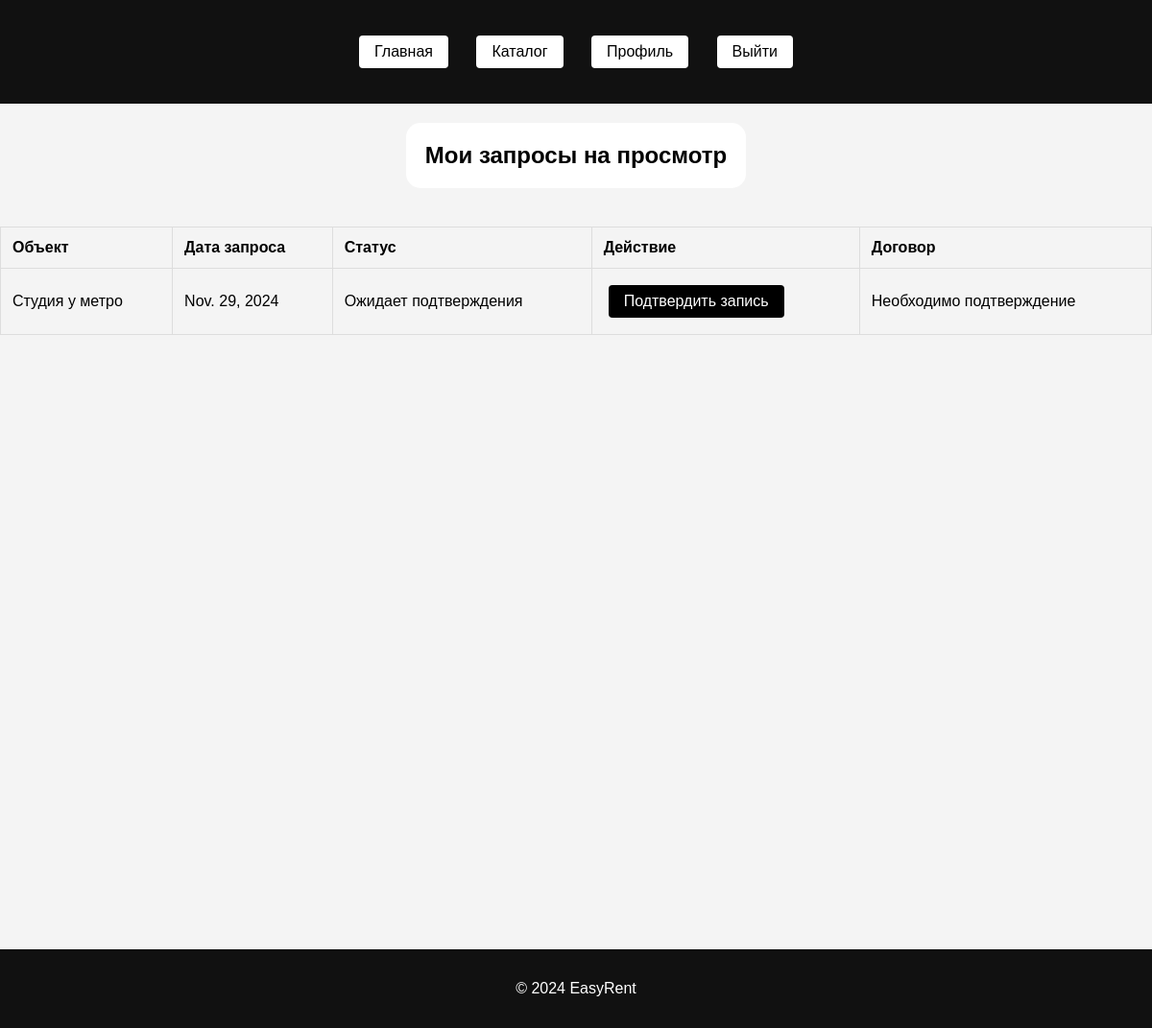
Page /realtor_viewing_requests/ (signed in) on the earlier database version.
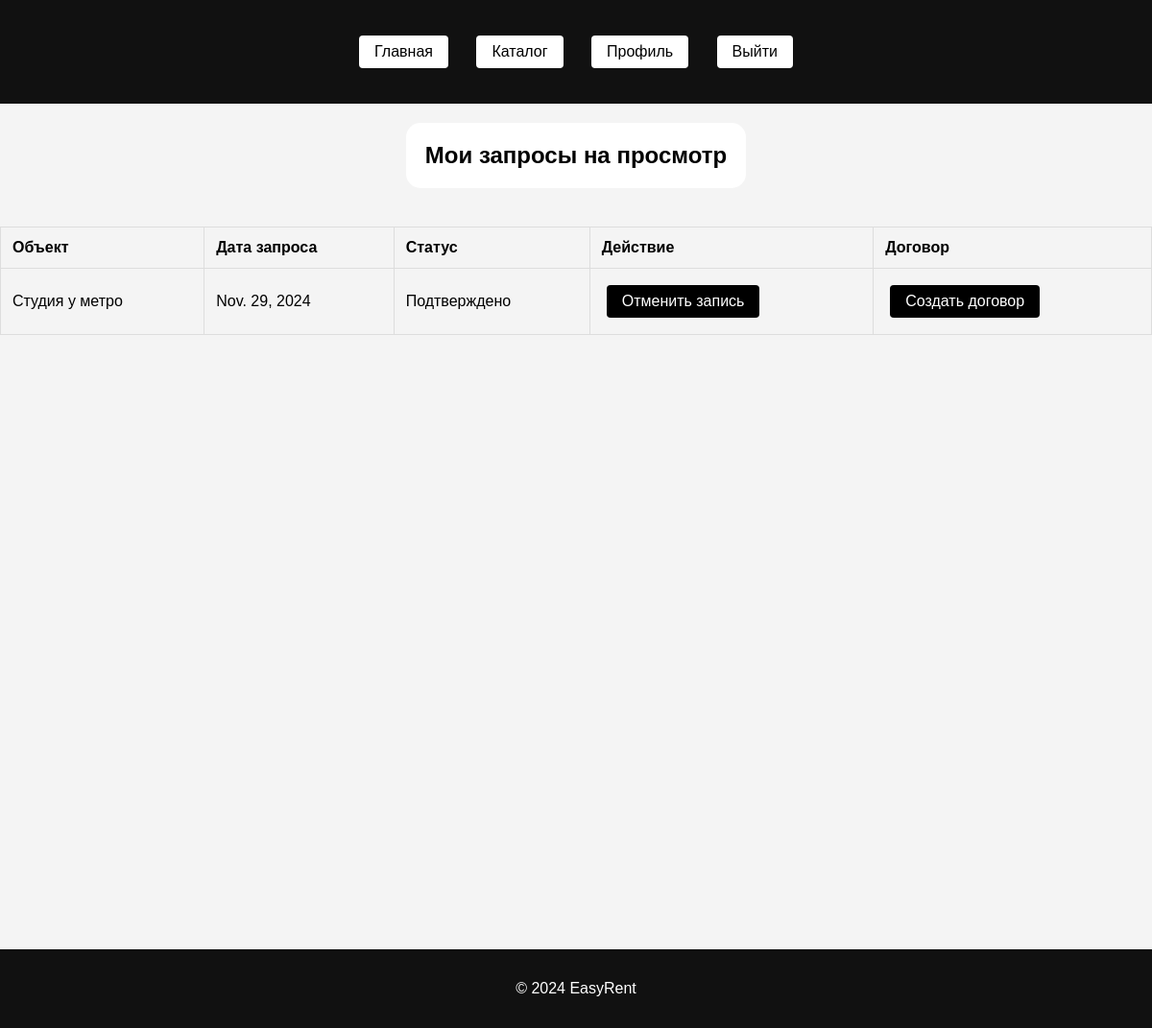
Same page on the later database version.
### core/models.py (models this page shows, shortened)
class ViewingRequest(models.Model):
    STATUS_CHOICES = [
        ('pending', 'Ожидает подтверждения'),
        ('confirmed', 'Подтверждено'),
    ]
    property = models.ForeignKey(Property, on_delete=models.CASCADE)
    user = models.ForeignKey(settings.AUTH_USER_MODEL, on_delete=models.CASCADE)
    realtor = models.ForeignKey(User, on_delete=models.CASCADE, related_name='viewing_requests_as_realtor', verbose_name="Риелтор", null=True)
    request_date = models.DateTimeField(auto_now_add=True)
    status = models.CharField(max_length=10, choices=STATUS_CHOICES, default='pending')
    viewing_time = models.DateField() # Время, когда клиент хочет посмотреть объект

class Property(models.Model):
    PROPERTY_STATUS = [
        ('available', 'Свободно'),
        ('rented', 'Сдано'),
    ]
    title = models.CharField(max_length=100)
    description = models.TextField()
    area = models.DecimalField(max_digits=8, decimal_places=2)
    location = models.CharField(max_length=255)
    price = models.DecimalField(max_digits=10, decimal_places=2)
    status = models.CharField(max_length=10, choices=PROPERTY_STATUS, default='available')
    realtor = models.ForeignKey(
        settings.AUTH_USER_MODEL,
        on_delete=models.CASCADE,
        related_name='properties',
        limit_choices_to={'role': 'realtor'},
        null=True,  # На случай, если нужно оставить недвижимость без риелтора
        blank=True
    )

### core/views.py (the view)
# urls.py: path('realtor_viewing_requests/', views.realtor_viewing_requests, name='realtor_viewing_requests'),
@login_required
def realtor_viewing_requests(request):
    viewing_requests = ViewingRequest.objects.filter(realtor=request.user)
    return render(request, 'core/realtor_viewing_requests.html', {'viewing_requests': viewing_requests})

### core/templates/core/realtor_viewing_requests.html (shortened to what this page needs)
{% extends 'base.html' %}
{% block content %}
  <div class="center-container-property-list">
    <h2 class = "custom-h2">Мои запросы на просмотр</h2>
  </div>
  <table class="requests-table">
    <thead>
      <tr>
        <th>Объект</th>
        <th>Дата запроса</th>
        <th>Статус</th>
        <th>Действие</th>
        <th>Договор</th>
      </tr>
    </thead>
    <tbody>
      {% for viewing_request in viewing_requests %}
        <tr>
          <td>{{ viewing_request.property.title }}</td>
          <td>{{ viewing_request.viewing_time }}</td>
          <td>{{ viewing_request.get_status_display  }}</td>
          <td>
            {% if viewing_request.status == 'pending' %}
                <form method="post" action="{% url 'core:confirm_viewing_requests' viewing_request.id %}">
                    <button type="submit" class='body-button'>Подтвердить запись</button>
                </form>
            {% else %}
                <form method="post" action="{% url 'core:cancel_viewing_requests' viewing_request.id %}">
                    <button type="submit" class='body-button'>Отменить запись</button>
                </form>
            {% endif %}
          </td>
          <td>
            {% if viewing_request.status != 'pending' %}
              <form method="post" action="{% url 'core:create_rental_agreement' viewing_request.id %}">
                <button type="submit" class='body-button'>Создать договор</button>
              </form>
            {% else %}
              Необходимо подтверждение
            {% endif %}
          </td>
        </tr>
      {% empty %}
        <tr>
          <td colspan="5">У вас нет запросов на просмотр.</td>
        </tr>
      {% endfor %}
    </tbody>
  </table>
  <div class="center-container"></div>
{% endblock %}

Differences in the rows shown:
changed ViewingRequest "Студия у метро": status "Ожидает подтверждения" → "Подтверждено"; status "Подтвердить запись Необходимо подтверждение" → "Отменить запись Создать договор"
